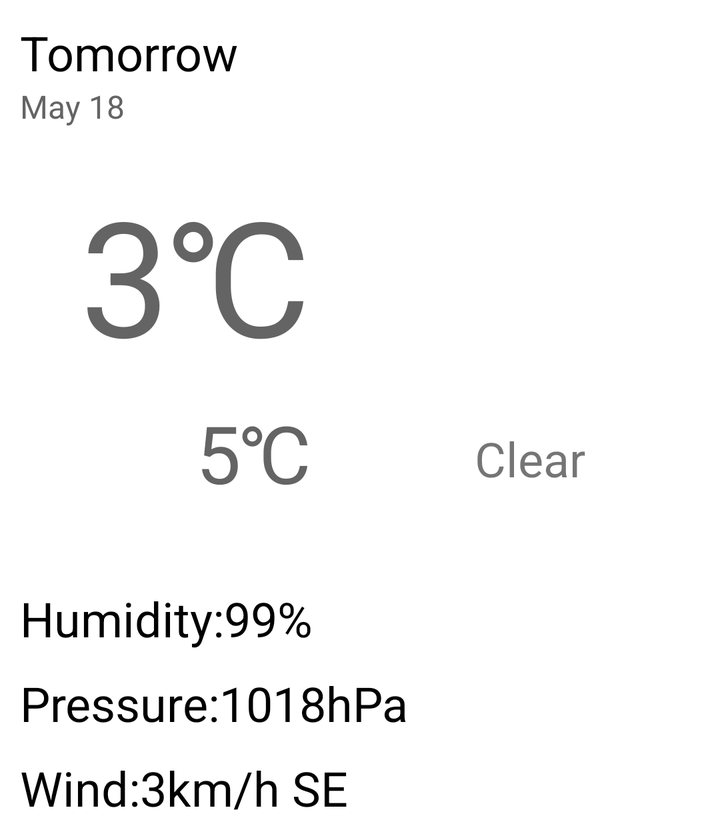
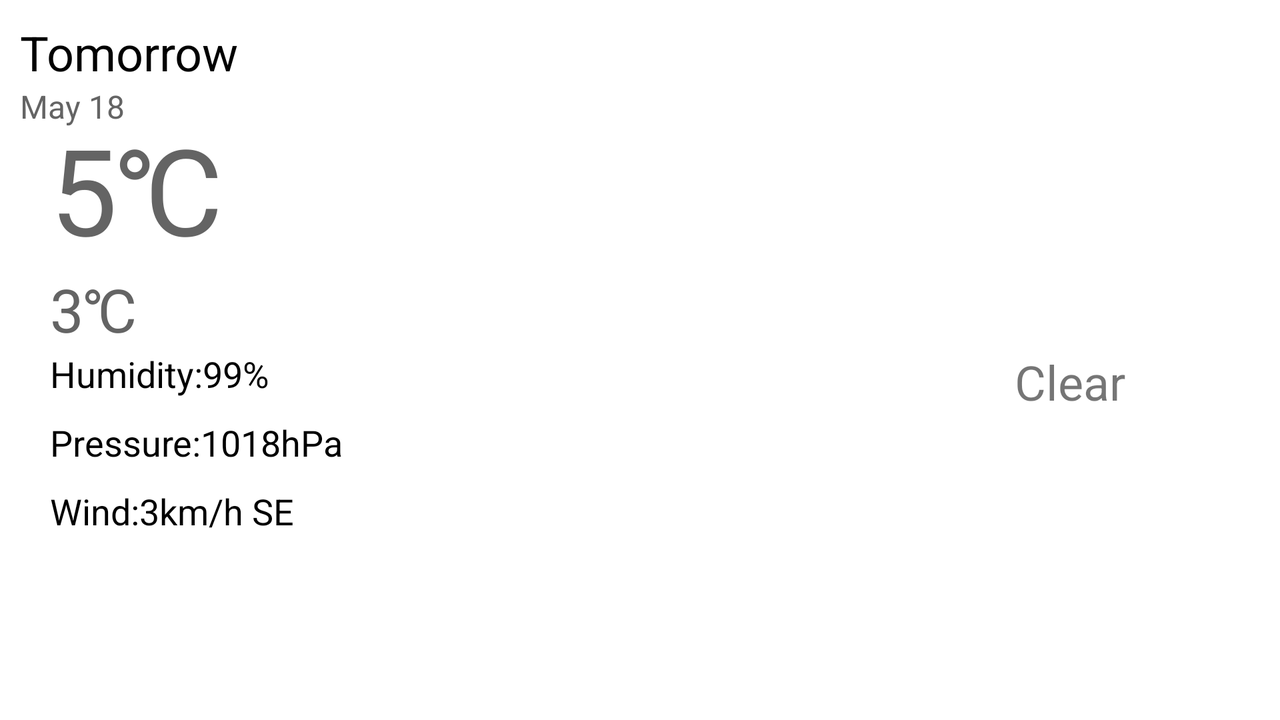

Compare how this app lays out the same screen by default and in its alternative resource folder. The renders come first, then the two layout files and the values they reference.
<!-- AndroidManifest.xml: application theme Theme.Forecast -->
<!-- res/layout/weather_details.xml -->
<?xml version="1.0" encoding="utf-8"?>
<ScrollView xmlns:android="http://schemas.android.com/apk/res/android"
    android:layout_height="wrap_content"
    android:layout_width="match_parent"
    android:orientation="vertical">

    <LinearLayout
        xmlns:tools="http://schemas.android.com/tools"
        android:id="@+id/weather_layout"
        android:layout_height="wrap_content"
        android:layout_width="match_parent"
        android:orientation="vertical"
        android:layout_marginTop="10dp"
        android:layout_marginStart="10dp">

        <LinearLayout
            android:layout_width="match_parent"
            android:layout_height="wrap_content"
            android:orientation="vertical">

            <TextView
                android:id="@+id/details_date"
                android:layout_width="wrap_content"
                android:layout_height="wrap_content"
                android:textColor="@color/black"
                android:textSize="24sp"
                tools:text="Tomorrow"/>

            <TextView
                android:id="@+id/details_day"
                android:layout_width="wrap_content"
                android:layout_height="wrap_content"
                android:textColor="@color/listGray"
                android:textSize="16sp"
                tools:text="May 18"/>
        </LinearLayout>
        <RelativeLayout
            android:layout_width="match_parent"
            android:layout_height="wrap_content"
            android:orientation="horizontal"
            android:layout_marginStart="30dp"
            android:layout_marginEnd="30dp"
            android:layout_marginTop="20dp"
            android:layout_gravity="center_vertical">

            <LinearLayout
                android:id="@+id/weather_linear"
                android:layout_width="wrap_content"
                android:layout_height="wrap_content"
                android:layout_alignParentStart="true"
                android:orientation="vertical">

                <TextView
                    android:id="@+id/details_max"
                    android:layout_width="wrap_content"
                    android:layout_height="wrap_content"
                    android:layout_gravity="right"
                    android:textColor="@color/listGray"
                    android:textSize="80sp"
                    tools:ignore="RtlHardcoded"
                    tools:text="3℃" />

                <TextView
                    android:id="@+id/details_min"
                    android:layout_width="wrap_content"
                    android:layout_height="wrap_content"
                    android:layout_gravity="right"
                    android:layout_marginTop="9dp"
                    android:textColor="@color/listGray"
                    android:textSize="40sp"
                    tools:ignore="RtlHardcoded"
                    tools:text="5℃" />

            </LinearLayout>

            <LinearLayout
                android:layout_width="wrap_content"
                android:layout_height="wrap_content"
                android:orientation="vertical"
                android:layout_marginStart="40dp"
                android:layout_alignParentEnd="true">

                <ImageView
                    android:id="@+id/details_icon"
                    android:layout_width="130dp"
                    android:layout_height="129dp"
                    tools:srcCompat="@drawable/icon100" />

                <TextView
                    android:id="@+id/details_weather"
                    android:layout_width="wrap_content"
                    android:layout_height="wrap_content"
                    android:textSize="24sp"
                    tools:text="Clear"
                    android:layout_gravity="center"/>

            </LinearLayout>
        </RelativeLayout>

        <LinearLayout
            android:layout_width="match_parent"
            android:layout_height="wrap_content"
            android:orientation="vertical"
            android:layout_marginTop="40dp">

            <TextView
                android:id="@+id/details_humidity"
                android:layout_width="wrap_content"
                android:layout_height="wrap_content"
                tools:text="Humidity:99%"
                android:textColor="@color/black"
                android:textSize="24sp"/>

            <TextView
                android:id="@+id/details_pressure"
                android:layout_width="wrap_content"
                android:layout_height="wrap_content"
                tools:text="Pressure:1018hPa"
                android:textColor="@color/black"
                android:textSize="24sp"
                android:layout_marginTop="10dp"
                android:layout_marginBottom="10dp"/>

            <TextView
                android:id="@+id/details_wind"
                android:layout_width="wrap_content"
                android:layout_height="wrap_content"
                tools:text="Wind:3km/h SE"
                android:textColor="@color/black"
                android:textSize="24sp"/>


        </LinearLayout>

    </LinearLayout>

</ScrollView>
<!-- resources referenced by this layout -->
<resources>
  <color name="black">#FF000000</color>
  <color name="listGray">#646464</color>
  <style name="Theme.Forecast" parent="Theme.MaterialComponents.DayNight.DarkActionBar">
          
          <item name="colorPrimary">@color/backgroundColor</item>
          <item name="colorPrimaryVariant">@color/backgroundColor</item>
          <item name="colorOnPrimary">@color/white</item>
          
          <item name="colorSecondary">@color/teal_200</item>
          <item name="colorSecondaryVariant">@color/teal_700</item>
          <item name="colorOnSecondary">@color/black</item>
          
          <item name="android:statusBarColor" tools:targetApi="l">?attr/colorPrimaryVariant</item>
          
      </style>
  <color name="backgroundColor">#14328C</color>
  <color name="white">#FFFFFFFF</color>
  <color name="teal_200">#FF03DAC5</color>
  <color name="teal_700">#FF018786</color>
</resources>
<!-- res/layout-land/weather_details.xml (the repository's variant of the layout above) -->
<!-- drawn on the phone turned sideways -->
<?xml version="1.0" encoding="utf-8"?>
    <LinearLayout xmlns:android="http://schemas.android.com/apk/res/android"
        xmlns:tools="http://schemas.android.com/tools"
        android:layout_height="match_parent"
        android:layout_width="match_parent"
        xmlns:app="http://schemas.android.com/apk/res-auto"
        android:orientation="vertical"
        android:layout_marginTop="10dp"
        android:layout_marginStart="10dp">

        <LinearLayout
            android:layout_width="wrap_content"
            android:layout_height="wrap_content"
            android:orientation="vertical">

            <TextView
                android:id="@+id/details_date"
                android:layout_width="wrap_content"
                android:layout_height="wrap_content"
                android:textColor="@color/black"
                android:textSize="24sp"
                tools:text="Tomorrow"/>

            <TextView
                android:id="@+id/details_day"
                android:layout_width="wrap_content"
                android:layout_height="wrap_content"
                android:textColor="@color/listGray"
                android:textSize="16sp"
                tools:text="May 18"/>
        </LinearLayout>
        <RelativeLayout
            android:layout_width="wrap_content"
            android:layout_height="wrap_content"
            android:orientation="horizontal"
            android:layout_marginTop="-10dp">

            <LinearLayout
                android:layout_width="wrap_content"
                android:layout_height="wrap_content"
                android:orientation="vertical"
                android:layout_alignParentStart="true"
                android:layout_marginStart="15sp">

                <TextView
                    android:id="@+id/details_max"
                    android:layout_width="wrap_content"
                    android:layout_height="wrap_content"
                    android:textColor="@color/listGray"
                    android:textSize="60sp"
                    android:layout_gravity="left"
                    tools:text="5℃"
                    tools:ignore="RtlHardcoded" />

                <TextView
                    android:id="@+id/details_min"
                    android:layout_width="wrap_content"
                    android:layout_height="wrap_content"
                    android:textColor="@color/listGray"
                    android:textSize="30sp"
                    android:layout_gravity="left"
                    android:layout_marginTop="0dp"
                    tools:text="3℃"
                    tools:ignore="RtlHardcoded" />

                <TextView
                    android:id="@+id/details_humidity"
                    android:layout_width="wrap_content"
                    android:layout_height="wrap_content"
                    tools:text="Humidity:99%"
                    android:textColor="@color/black"
                    android:textSize="18sp"/>

                <TextView
                    android:id="@+id/details_pressure"
                    android:layout_width="wrap_content"
                    android:layout_height="wrap_content"
                    tools:text="Pressure:1018hPa"
                    android:textColor="@color/black"
                    android:textSize="18sp"
                    android:layout_marginTop="10dp"
                    android:layout_marginBottom="10dp"/>

                <TextView
                    android:id="@+id/details_wind"
                    android:layout_width="wrap_content"
                    android:layout_height="wrap_content"
                    tools:text="Wind:3km/h SE"
                    android:textColor="@color/black"
                    android:textSize="18sp"/>

            </LinearLayout>

            <LinearLayout
                android:layout_width="wrap_content"
                android:layout_height="wrap_content"
                android:orientation="vertical"
                android:layout_marginStart="-20dp"
                android:layout_marginTop="-10dp"
                android:layout_marginEnd="40dp"
                android:layout_alignParentEnd="true">

                <ImageView
                    android:id="@+id/details_icon"
                    android:layout_width="130dp"
                    android:layout_height="130dp"
                    tools:srcCompat="@drawable/icon100" />

                <TextView
                    android:id="@+id/details_weather"
                    android:layout_width="wrap_content"
                    android:layout_height="wrap_content"
                    android:textSize="24sp"
                    tools:text="Clear"
                    android:layout_gravity="center"/>

            </LinearLayout>
        </RelativeLayout>



    </LinearLayout>
